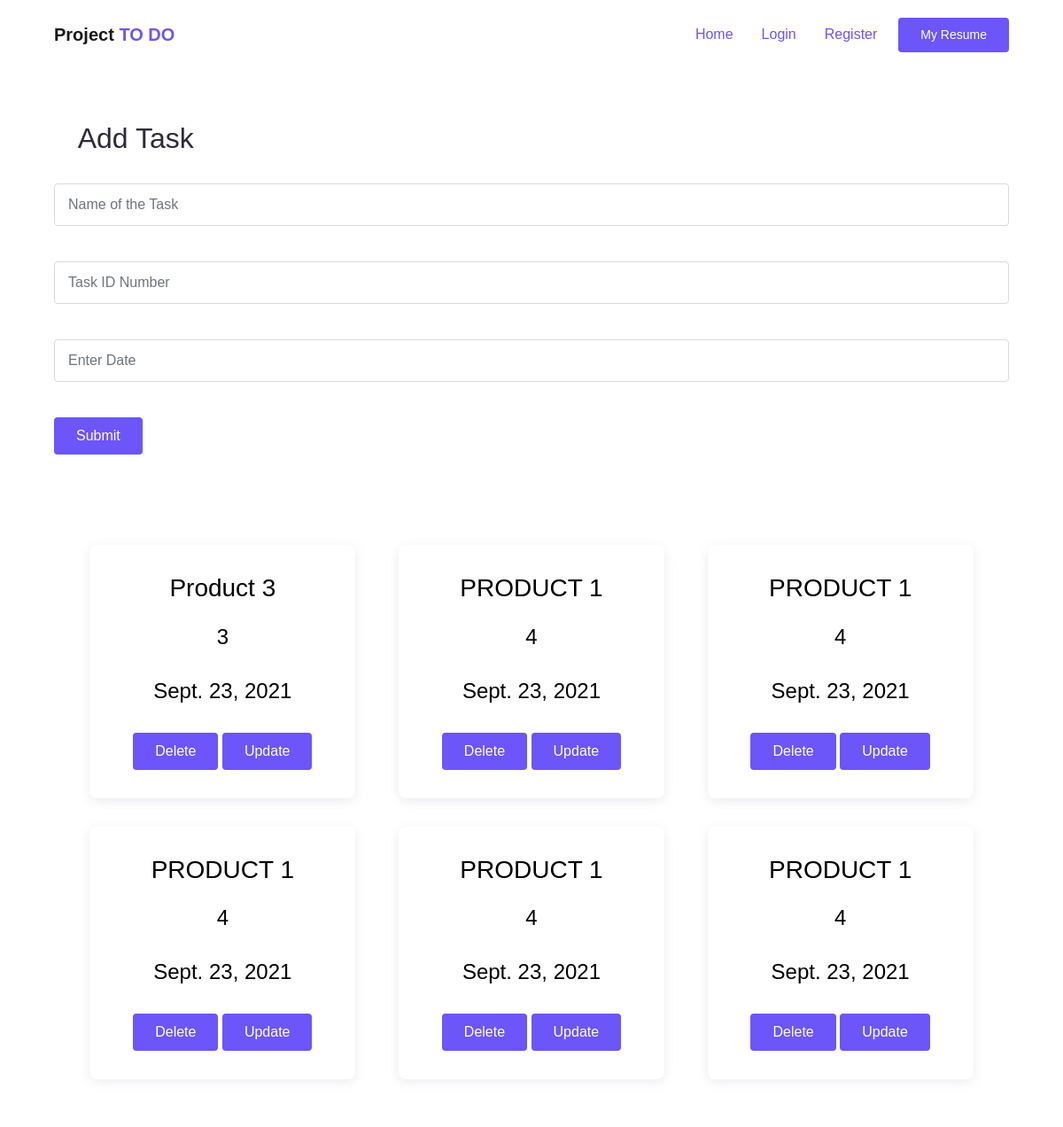
The page / on the database its author committed.
### todoapp/models.py (models this page shows, shortened)
class Task(models.Model):
    name = models.CharField(max_length=50)
    priority = models.IntegerField()
    date=models.DateField(default=datetime.date.today)

### todoapp/views.py (the view)
# urls.py: path('', views.task, name='task'),
def task(request):
    obj1 = Task.objects.all()
    if request.method == "POST":
        name = request.POST.get('name')
        priority = request.POST.get('priority')
        date = request.POST.get('date')
        obj = Task(name=name, priority=priority, date=date)
        obj.save()
    return render(request, 'index.html', {'obj1': obj1})

### templates/index.html (shortened to what this page needs)
{% load static %}
<!DOCTYPE html>
<html lang="en">
<head>
  <link rel="stylesheet" href="{% static 'maicons.css' %}">
  <link rel="stylesheet" href="{% static 'bootstrap.css' %}">
  <link rel="stylesheet" href="{% static 'theme.css' %}">
</head>
<body>
  <header>
    <nav class="navbar navbar-expand-lg navbar-light bg-white sticky" data-offset="500">
      <div class="container">
        <a href="#" class="navbar-brand">Project<span class="text-primary">  TO DO</span></a>
        <div class="navbar-collapse collapse" id="navbarContent">
          <ul class="navbar-nav ml-auto">
            <li class="nav-item active">
              <a class="nav-link" href="{% url 'task' %}">Home</a>
            </li>
              {% if user.is_authenticated %}
            <li class="nav-item">
              <a class="nav-link" href="account/logout">Logout</a>
            </li>
              {% else %}
               <li class="nav-item active">
              <a class="nav-link" href="account/login">Login</a>
            </li>
            <li class="nav-item active">
              <a class="nav-link" href="account/register">Register</a>
                {% endif %}
            </li>
            <li class="nav-item active">
              <a class="btn btn-primary ml-lg-2" href="#">My Resume</a>
            </li>
          </ul>
        </div>
      </div>
    </nav>
      </header>
      <br><br>
    <div class="container"">
        <h2>&nbsp;&nbsp;&nbsp;Add Task</h2><br>
          <div>
              <form method="post">
    <div class="form-group">
    <input type="text" name="name" class="form-control" placeholder="Name of the Task"><br>
    </div>
        <div class="form-group">
    <input type="text" name="priority" class="form-control" placeholder="Task ID Number"><br>
        </div>
         <div class="form-group">
    <input type="text" name="date" class="form-control" placeholder="Enter Date"><br>
        </div>
    <button type="submit" class="btn btn-primary">Submit</button>
              </form>
              </div>
  <div class="page-section">
    <div class="container">
      <div class="row">
        {% for i in obj1 %}
        <div class="col-lg-4">
            <div class="card-service wow fadeInUp">
            <div class="header">
                <h3 style="color:black;">{{i.name}}</h3>
            </div>
            <div class="body">
            <h4 style="color:black;">{{i.priority}}</h4><br>
                <h4 style="color:black;">{{i.date}}</h4><br>
              <a class="btn btn-primary" href="{% url 'delete' i.id %}">Delete</a>
                <a class="btn btn-primary" href="{% url 'update' i.id %}">Update</a>
            </div>
          </div>
        </div>
        {% endfor %}
     </div>
      </div>
    </div>
  </div>
</body>
</head>
</html>

### static/theme.css (style rules this page uses)
:root { --primary: #6C55F9; --accent: #FF3D85; --secondary: #645F88; --success: #35bb78; --info: #05B4E1; --warning: #FAC14D; --danger: #FF4943; --grey: #B4B2C5; --dark: #2D2B3A; --light: #F6F5FC; }
body { font-family: "Work Sans", sans-serif; line-height: 1.5; color: #2D2B3A; }
a { color: #6C55F9; text-decoration: none; background-color: transparent; }
.text-primary { color: #6C55F9 !important; }
.btn-primary { color: #fff; background-color: #6C55F9; border-color: transparent; }
.btn { padding: 8px 24px; }
.navbar { min-height: 70px; }
.navbar.sticky { z-index: 1080; }
.navbar-brand { font-weight: 600; padding-top: 10px; padding-bottom: 10px; }
.navbar-nav { margin-top: 10px; border-top: 1px solid #e4e7ee; flex-shrink: 0; }
.navbar-nav .nav-link { transition: all .2s ease; }
.navbar-nav .btn { font-size: 14px; }
.navbar-light .navbar-nav .nav-link { color: rgba(100, 95, 136, 0.75); }
.navbar-light .navbar-nav .show > .nav-link, .navbar-light .navbar-nav .active > .nav-link, .navbar-light .navbar-nav .nav-link.show, .navbar-light .navbar-nav .nav-link.active { font-weight: 500; color: #6C55F9; }
@media (min-width: 992px) { .navbar-expand-lg .navbar-nav { margin-top: 0; border-top: none; } }
@media (min-width: 992px) { .navbar-expand-lg .navbar-nav .nav-link { padding-right: 16px; padding-left: 16px; } }
@media (min-width: 992px) { .navbar-expand-lg .navbar-nav { align-items: center; } }
.form-control { padding: 8px 15px; height: calc(1.5em + 1.375rem + 2px); border-color: #d6dbd9; }
.page-section { position: relative; padding-top: 80px; padding-bottom: 80px; color: #898798; overflow: hidden; }
.card-service { display: block; margin: 16px auto; padding: 32px 20px; max-width: 300px; text-align: center; color: #898798; border-radius: 8px; box-shadow: 0 3px 12px rgba(95, 92, 120, 0.12); }
.card-service .header { margin-bottom: 24px; }

### templates/index.html (style rules this page uses)
.container { background-color: light blue; padding: 5px 30px 10px 30px; border: 1px solid white; border-radius: 15px; }

### rows shown on the page
Task: name "Product 3", priority "3", date "Sept. 23, 2021"
Task: name "PRODUCT 1", priority "4", date "Sept. 23, 2021"
Task: name "PRODUCT 1", priority "4", date "Sept. 23, 2021"
Task: name "PRODUCT 1", priority "4", date "Sept. 23, 2021"
Task: name "PRODUCT 1", priority "4", date "Sept. 23, 2021"
Task: name "PRODUCT 1", priority "4", date "Sept. 23, 2021"
